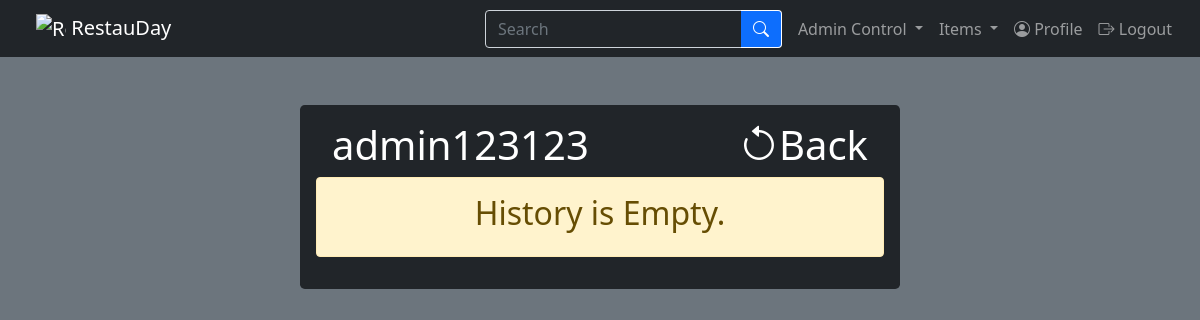
/php/adminOrderStatus.php?id=7 (signed in), run on an earlier commit of the app's database.
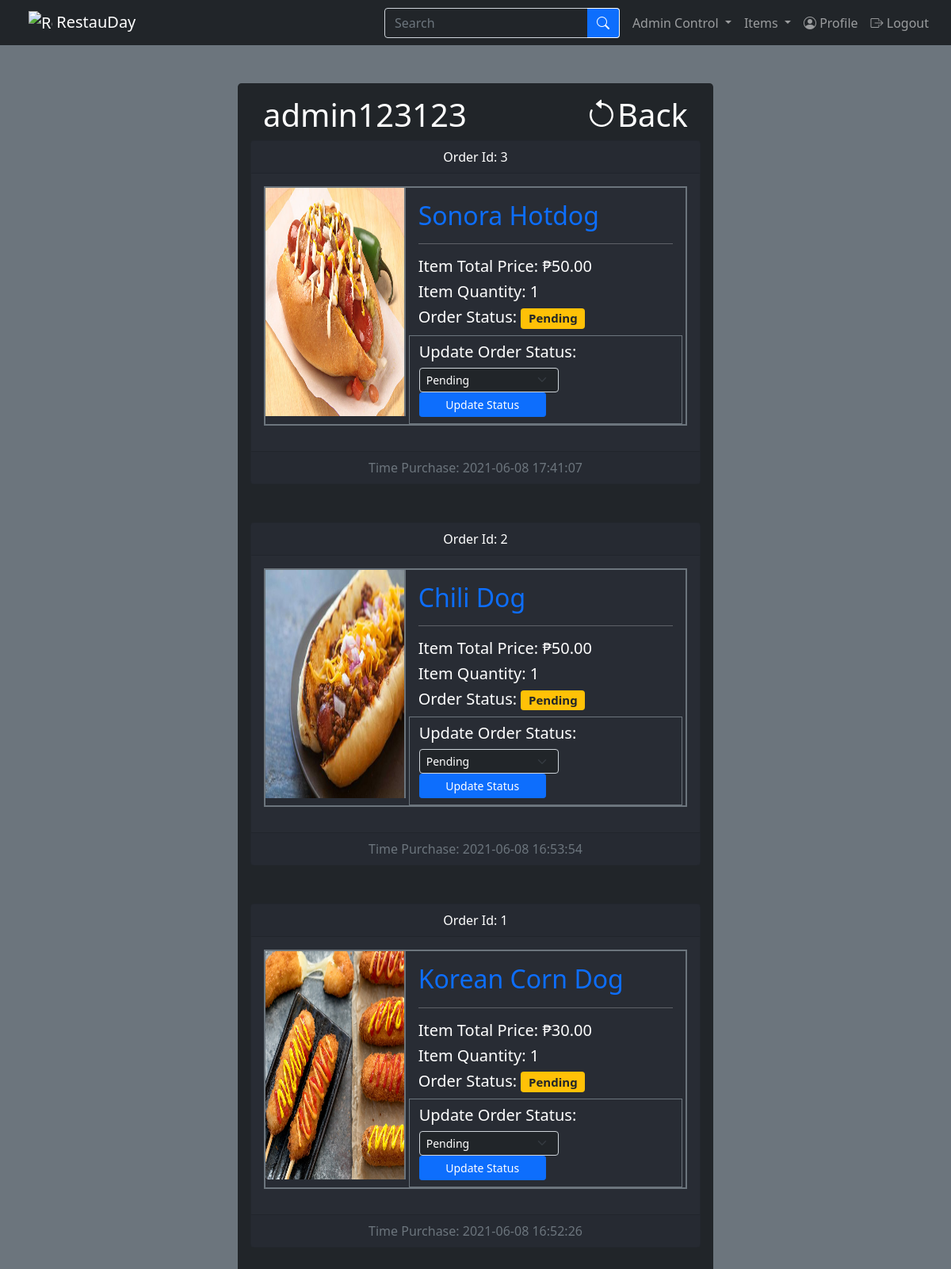
And on a later commit of the database.
### tables this page shows
CREATE TABLE `tbl_users` (
  `id` int(25) NOT NULL COMMENT 'int(25)',
  `first_name` varchar(255) NOT NULL COMMENT 'varchar(255)',
  `last_name` varchar(255) NOT NULL COMMENT 'varchar(255)',
  `username` varchar(255) NOT NULL COMMENT 'varchar(255)',
  `address` varchar(255) NOT NULL COMMENT 'varchar(255)',
  `city` varchar(255) NOT NULL COMMENT 'varchar(255)',
  `region` varchar(255) NOT NULL COMMENT 'varchar(255)',
  `zip_code` int(25) NOT NULL COMMENT 'int(25)',
  `password` varchar(255) NOT NULL COMMENT 'varchar(255)',
  `email` varchar(255) NOT NULL COMMENT 'varchar(255)',
  `phone_number` varchar(255) NOT NULL COMMENT 'varchar(255)',
  `profile_picture` varchar(255) NOT NULL DEFAULT 'default.png' COMMENT 'varchar(255)',
  `user_type` varchar(255) NOT NULL COMMENT 'varchar(255)',
  `validated` varchar(255) NOT NULL DEFAULT 'no' COMMENT 'varchar(255)'
);

CREATE TABLE `tbl_history` (
  `id` int(25) NOT NULL COMMENT 'int(25)',
  `user` int(25) NOT NULL COMMENT 'int(25)\r\nFor id',
  `picture` varchar(255) NOT NULL COMMENT 'varchar(255)',
  `name` varchar(255) NOT NULL COMMENT 'varchar(255)',
  `item` int(25) NOT NULL COMMENT 'int(25)\r\nFor id',
  `quantity` int(25) NOT NULL COMMENT 'int(25)',
  `price` decimal(11,2) NOT NULL COMMENT 'decimal(11,2)',
  `time` timestamp NOT NULL DEFAULT current_timestamp(),
  `status` varchar(255) NOT NULL COMMENT 'varchar(255)',
  `order_id` int(25) NOT NULL COMMENT 'int(25)'
);

### php/adminOrderStatus.php (the view, shortened to what this page needs)
<?php
    include_once("../inc/database.php");
    $userId = $_GET["id"];
    $querySelectHistoryInfo = "SELECT username FROM tbl_users WHERE id = $userId";
    $executeQuerySelectHistoryInfo = mysqli_query($con, $querySelectHistoryInfo);
    $historyInfo = mysqli_fetch_assoc($executeQuerySelectHistoryInfo);
    $userUsername = $historyInfo["username"];
?>
<!doctype html>
<html lang="en">
    <head>
        <link href="../bootstrap/css/bootstrap.min.css" rel="stylesheet">
        <link rel="stylesheet" href="../bootstrap-icons/bootstrap-icons.css">
        <link href="../bootstrap/local_css/stylesheet.css" rel="stylesheet">
    </head>
    <body class="d-grid gap-5 bg-secondary">
        <?php include_once("../inc/navBar.php"); ?>
        <div class="container p-3 mb-2 bg-dark text-white rounded-3 w-50">
            <div class="row g-0">
                <div class="col-sm-6 col-md-8 ps-3">
                    <h1><?php echo $userUsername?></h1>
                </div>
                <div class="col-6 col-md-4 text-end pe-3">
                    <h1><a href="adminListUsers.php" class="text-reset text-decoration-none"><i class="bi bi-arrow-counterclockwise"></i>Back</a></h1>
                </div>
            </div>
            <?php
                $querySelectHistory = "SELECT * FROM tbl_history WHERE user = $userId ORDER BY order_id DESC";
                $executeQuerySelectHistory = mysqli_query($con, $querySelectHistory);
                $historyOrderId = null;
                $isEmpty = true;
                $isFirst = true;
                while($historyInfo = mysqli_fetch_assoc($executeQuerySelectHistory)) {
                    $isEmpty = false;
                    if($historyInfo["order_id"] != $historyOrderId) {
                        $historyOrderId = $historyInfo["order_id"];
                        if($isFirst == false) {
                            echo "
                                <div class='card-footer text-muted text-center'>
                                    Time Purchase: $historyTime
                                </div>
                                </div>
                            ";
                        }
                        echo "
                            <div class='card history-color mb-5'>
                                <div class='card-header text-center'>
                                    Order Id: $historyOrderId
                                </div>
                        ";
                    }
                    $historyId = $historyInfo["id"];
                    $historyItem = $historyInfo["item"];
                    $historyPicture = $historyInfo["picture"];
                    $historyQuantity = $historyInfo["quantity"];
                    $historyName = $historyInfo["name"];
                    $historyPrice = $historyInfo["price"];
                    $historyTime = $historyInfo["time"];
                    $historyStatus = $historyInfo["status"];
                    echo "
                        <div class='card-body'>
                            <div class='card text-dark bg-transparent mx-auto' style='max-width: 50rem; border: 0;'>
                                <div class='row g-0 border border-secondary border-2' style='margin-bottom: 1rem;'>
                                    <div class='col-md-4 p-0 bg-transparent' style='max-height: 18rem; min-height: 18rem;'>
                                        <a href='item.php?id=$historyItem'>
                                            <img class='border-end border-2 border-secondary' src='../img/items/$historyPicture' alt='Image Unavailable' style='width: 100%; height: 100%;'>
                                        </a>
                                    </div>
                                    <div class='col-md-8'>
                                        <div class='card-body text-break text-white pb-0'>
                                            <h2 class='card-title text-primary'>$historyName</h2>
                                            <hr>
                                            <div class='row'>
                                                <h5>Item Total Price: ₱$historyPrice</h5>
                                                <h5>Item Quantity: $historyQuantity</h5>
                                                <h5>Order Status: ".
                                                    ($historyStatus == 'pending' ? '<span class="badge bg-warning text-dark">Pending</span>' :
                                                        ($historyStatus == 'processing' ? '<span class="badge bg-info text-dark">Processing</span>' :
                                                            ($historyStatus == 'delivered' ? '<span class="badge bg-success text-dark">Delivered</span>' :
                                                                '<span class="badge bg-secondary text-dark">Cancelled</span>')))
                                                ."</h5>
                                                <div class='border border-secondary'>
                                                    <h5 class='mt-2'>
                                                        <form action='adminOrderStatusHandler.php' method='post'>
                                                            Update Order Status:
                                                            <div class='row mt-1'>
                                                                <div class='col'>
                                                                    <select class='form-select form-select-sm bg-dark text-white mt-1' name='orderStatus' style='width: 11rem;'>
                                                                      <option ". ($historyStatus == 'pending' ? 'selected' : '') ." value='pending'>Pending</option>
                                                                      <option ". ($historyStatus == 'processing' ? 'selected' : '') ." value='processing'>Processing</option>
                                                                      <option ". ($historyStatus == 'delivered' ? 'selected' : '') ." value='delivered'>Delivered</option>
                                                                      <option ". ($historyStatus == 'canceled' ? 'selected' : '') ." value='canceled'>Canceled</option>
                                                                    </select>
                                                                </div>
                                                                <div class='col'>
                                                                    <input type='hidden' name='orderId' value='$historyId'>
                                                                    <input type='hidden' name='userId' value='$userId'>
                                                                    <button type='submit' class='btn btn-primary btn-sm' style='width: 10rem;'>Update Status</button>
                                                                </div>
                                                            </div>
                                                        </form>
                                                    </h5>
                                                </div>
                                            </div>
                                        </div>
                                    </div>
                                </div>
                            </div>
                        </div>
                    ";
                    if($isFirst == true) {
                        $isFirst = false;
                    }
                }
                if($isEmpty) {
                    echo "
                        <div class='alert alert-warning text-center' role='alert'>
                            <h2>History is Empty.</h2>
                        </div>";
                } else {
                  echo "
                      <div class='card-footer text-muted text-center'>
                          Time Purchase: $historyTime
                      </div>
                  ";
                }
            ?>
        </div>
    </body>
</html>

### inc/navBar.php (shortened to what this page needs)
<nav class="navbar navbar-expand-lg navbar-dark bg-dark">
  <?php
    $cartQuantity = isset($_SESSION["cartItemId"]) ? count($_SESSION["cartItemId"]) : 0;
    if(isset($_SESSION['userType'])) {
      if($_SESSION['userType'] == "admin") {
        echo "
          <div class='container-fluid'>
            <a class='navbar-brand ms-4' href='itemList.php'>
              <img src='../img/logo/logo-test.jpg' alt='Restauday Logo' width='30' height='inherit' class='d-inline-block align-text-top'>
              RestauDay
            </a>
            <div class='collapse navbar-collapse justify-content-end' id='navbarSupportedContent'>
              <form class='d-flex' action='search.php' method='post'>
                  <div class='input-group me-2'>
                      <input type='search' class='form-control bg-dark text-white' name='searchValue' placeholder='Search' aria-label='Search' aria-describedby='basic-addon2'>
                      <button class='btn btn-primary input-group-text border border-white border-start-0' type='submit' id='basic-addon2'><i class='bi bi-search'></i></button>
                  </div>
              </form>
              <ul class='navbar-nav mb-2 mb-lg-0'>
                <li class='nav-item dropdown'>
                  <a class='nav-link dropdown-toggle' href='#' id='navbarDropdown' role='button' data-bs-toggle='dropdown' aria-expanded='false'>
                    Admin Control
                  </a>
                </li>
                <li class='nav-item dropdown'>
                  <a class='nav-link dropdown-toggle' href='#' id='navbarDropdown' role='button' data-bs-toggle='dropdown' aria-expanded='false'>
                    Items
                  </a>
                    <li><a class='dropdown-item' href='cart.php'><i class='bi bi-cart'></i> Cart <span class='badge bg-secondary'>$cartQuantity</span></a></li>
                </li>
                <li class='nav-item'>
                  <a class='nav-link' href='profile.php'><i class='bi bi-person-circle'></i> Profile</i></a>
                </li>
                <li class='nav-item'>
                  <a class='nav-link me-2' href='logout.php'><i class='bi bi-box-arrow-right'></i> Logout</i></a>
                </li>
              </ul>
          </div>
        ";
      }
    }
  ?>
</nav>

What changed in the data, as far as the page shows it:
added tbl_history: order "3", picture (picture), name "Sonora Hotdog", price "50.00", quantity "1", shows "Pending", orderStatus "Pending", time "2021-06-08 17:41:07"
added tbl_history: order "2", picture (picture), name "Chili Dog", price "50.00", quantity "1", shows "Pending", orderStatus "Pending", time "2021-06-08 16:53:54"
added tbl_history: order "1", picture (picture), name "Korean Corn Dog", price "30.00", quantity "1", shows "Pending", orderStatus "Pending", time "2021-06-08 16:52:26"
Also different on the page:
text no longer shown: "History is Empty."
text now shown: "Time Purchase:"
